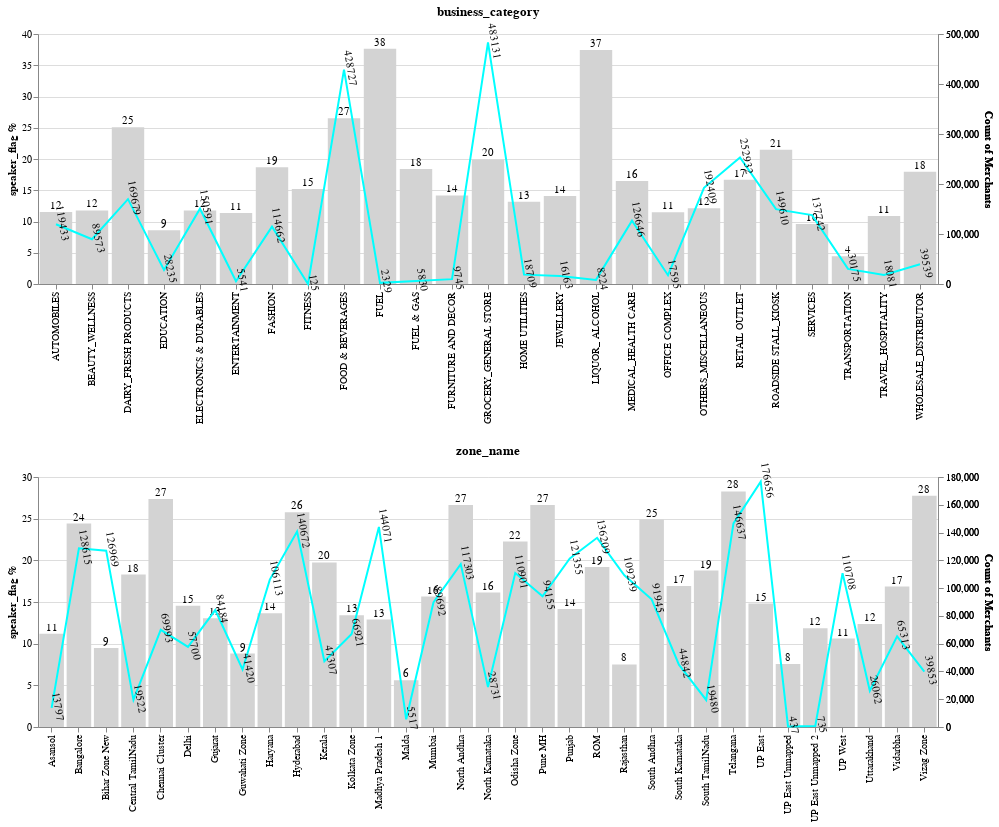

This figure's notebook cell:
### Code cell
cat1.properties(width = 900, height = 250) & cat2.properties(width = 900, height = 250)

### Figure 1 — Vega-Lite specification as saved in the notebook (floating-point values rounded to 4 significant figures)
{"usermeta": {"embedOptions": {"theme": "fivethirtyeight"}}, "config": {"view": {"continuousWidth": 400, "continuousHeight": 300}}, "vconcat": [{"layer": [{"mark": {"type": "bar", "color": "lightgrey"}, "encoding": {"x": {"axis": {"title": ""}, "field": "business_category", "type": "nominal"}, "y": {"axis": {"title": "speaker_flag %"}, "field": "speaker_flag", "type": "quantitative"}}}, {"mark": {"type": "text", "align": "center", "baseline": "middle", "dy": -6}, "encoding": {"text": {"field": "speaker_flag", "format": "1.0d", "type": "quantitative"}, "x": {"axis": {"title": ""}, "field": "business_category", "type": "nominal"}, "y": {"axis": {"labels": false, "ticks": false, "title": ""}, "field": "speaker_flag", "type": "quantitative"}}}, {"mark": {"type": "line", "color": "aqua"}, "encoding": {"x": {"axis": {"title": ""}, "field": "business_category", "type": "nominal"}, "y": {"field": "Count of Merchants", "type": "quantitative"}}}, {"mark": {"type": "text", "align": "center", "angle": 80, "baseline": "middle", "color": "black", "dy": -6}, "encoding": {"text": {"field": "Count of Merchants", "format": "1.0d", "type": "quantitative"}, "x": {"axis": {"title": ""}, "field": "business_category", "type": "nominal"}, "y": {"field": "Count of Merchants", "type": "quantitative"}}}], "data": {"name": "data-fc4a7559389c8959cfc40ef95bd3a275"}, "height": 250, "resolve": {"scale": {"y": "independent"}}, "title": "business_category", "width": 900}, {"layer": [{"mark": {"type": "bar", "color": "lightgrey"}, "encoding": {"x": {"axis": {"title": ""}, "field": "zone_name", "type": "nominal"}, "y": {"axis": {"title": "speaker_flag %"}, "field": "speaker_flag", "type": "quantitative"}}}, {"mark": {"type": "text", "align": "center", "baseline": "middle", "dy": -6}, "encoding": {"text": {"field": "speaker_flag", "format": "1.0d", "type": "quantitative"}, "x": {"axis": {"title": ""}, "field": "zone_name", "type": "nominal"}, "y": {"axis": {"labels": false, "ticks": false, "title": ""}, "field": "speaker_flag", "type": "quantitative"}}}, {"mark": {"type": "line", "color": "aqua"}, "encoding": {"x": {"axis": {"title": ""}, "field": "zone_name", "type": "nominal"}, "y": {"field": "Count of Merchants", "type": "quantitative"}}}, {"mark": {"type": "text", "align": "center", "angle": 80, "baseline": "middle", "color": "black", "dy": -6}, "encoding": {"text": {"field": "Count of Merchants", "format": "1.0d", "type": "quantitative"}, "x": {"axis": {"title": ""}, "field": "zone_name", "type": "nominal"}, "y": {"field": "Count of Merchants", "type": "quantitative"}}}], "data": {"name": "data-86cacc646e69d7d8ea830c613179236a"}, "height": 250, "resolve": {"scale": {"y": "independent"}}, "title": "zone_name", "width": 900}], "$schema": "https://vega.github.io/schema/vega-lite/v4.17.0.json", "datasets": {"data-fc4a7559389c8959cfc40ef95bd3a275": [{"business_category": "AUTOMOBILES", "speaker_flag": 11.5, "Count of Merchants": 119433}, {"business_category": "BEAUTY_WELLNESS", "speaker_flag": 11.78, "Count of Merchants": 89573}, {"business_category": "DAIRY_FRESH PRODUCTS", "speaker_flag": 25.06, "Count of Merchants": 169679}, {"business_category": "EDUCATION", "speaker_flag": 8.61, "Count of Merchants": 28235}, {"business_category": "ELECTRONICS & DURABLES", "speaker_flag": 11.77, "Count of Merchants": 150591}, {"business_category": "ENTERTAINMENT", "speaker_flag": 11.35, "Count of Merchants": 5541}, {"business_category": "FASHION", "speaker_flag": 18.69, "Count of Merchants": 114662}, {"business_category": "FITNESS", "speaker_flag": 15.2, "Count of Merchants": 125}, {"business_category": "FOOD & BEVERAGES", "speaker_flag": 26.51, "Count of Merchants": 428727}, {"business_category": "FUEL", "speaker_flag": 37.66, "Count of Merchants": 2329}, {"business_category": "FUEL & GAS", "speaker_flag": 18.4, "Count of Merchants": 5830}, {"business_category": "FURNITURE AND DECOR", "speaker_flag": 14.17, "Count of Merchants": 9745}, {"business_category": "GROCERY_GENERAL STORE", "speaker_flag": 19.94, "Count of Merchants": 483131}, {"business_category": "HOME UTILITIES", "speaker_flag": 13.16, "Count of Merchants": 18709}, {"business_category": "JEWELLERY", "speaker_flag": 14.09, "Count of Merchants": 16163}, {"business_category": "LIQUOR_ ALCOHOL", "speaker_flag": 37.43, "Count of Merchants": 8224}, {"business_category": "MEDICAL_HEALTH CARE", "speaker_flag": 16.49, "Count of Merchants": 126646}, {"business_category": "OFFICE COMPLEX", "speaker_flag": 11.46, "Count of Merchants": 17595}, {"business_category": "OTHERS_MISCELLANEOUS", "speaker_flag": 12.11, "Count of Merchants": 192409}, {"business_category": "RETAIL OUTLET", "speaker_flag": 16.69, "Count of Merchants": 252932}, {"business_category": "ROADSIDE STALL_KIOSK", "speaker_flag": 21.47, "Count of Merchants": 149610}, {"business_category": "SERVICES", "speaker_flag": 9.603, "Count of Merchants": 137742}, {"business_category": "TRANSPORTATION", "speaker_flag": 4.454, "Count of Merchants": 30175}, {"business_category": "TRAVEL_HOSPITALITY", "speaker_flag": 10.87, "Count of Merchants": 18081}, {"business_category": "WHOLESALE_DISTRIBUTOR", "speaker_flag": 17.97, "Count of Merchants": 39539}], "data-86cacc646e69d7d8ea830c613179236a": [{"zone_name": "Asansol", "speaker_flag": 11.18, "Count of Merchants": 13797}, {"zone_name": "Bangalore", "speaker_flag": 24.42, "Count of Merchants": 128615}, {"zone_name": "Bihar Zone New", "speaker_flag": 9.485, "Count of Merchants": 126969}, {"zone_name": "Central TamilNadu", "speaker_flag": 18.29, "Count of Merchants": 19522}, {"zone_name": "Chennai Cluster", "speaker_flag": 27.36, "Count of Merchants": 69993}, {"zone_name": "Delhi", "speaker_flag": 14.54, "Count of Merchants": 57700}, {"zone_name": "Gujarat", "speaker_flag": 13.05, "Count of Merchants": 84184}, {"zone_name": "Guwahati Zone", "speaker_flag": 8.807, "Count of Merchants": 41420}, {"zone_name": "Haryana", "speaker_flag": 13.65, "Count of Merchants": 106113}, {"zone_name": "Hyderabad", "speaker_flag": 25.76, "Count of Merchants": 140672}, {"zone_name": "Kerala", "speaker_flag": 19.75, "Count of Merchants": 47307}, {"zone_name": "Kolkata Zone", "speaker_flag": 13.4, "Count of Merchants": 66921}, {"zone_name": "Madhya Pradesh 1", "speaker_flag": 12.89, "Count of Merchants": 144071}, {"zone_name": "Malda", "speaker_flag": 5.619, "Count of Merchants": 5517}, {"zone_name": "Mumbai", "speaker_flag": 15.65, "Count of Merchants": 89692}, {"zone_name": "North Andhra", "speaker_flag": 26.64, "Count of Merchants": 117303}, {"zone_name": "North Karnataka", "speaker_flag": 16.13, "Count of Merchants": 28731}, {"zone_name": "Odisha Zone", "speaker_flag": 22.25, "Count of Merchants": 110901}, {"zone_name": "Pune MH", "speaker_flag": 26.65, "Count of Merchants": 94155}, {"zone_name": "Punjab", "speaker_flag": 14.17, "Count of Merchants": 121355}, {"zone_name": "ROM", "speaker_flag": 19.19, "Count of Merchants": 136209}, {"zone_name": "Rajasthan", "speaker_flag": 7.509, "Count of Merchants": 109239}, {"zone_name": "South Andhra", "speaker_flag": 24.9, "Count of Merchants": 91945}, {"zone_name": "South Karnataka", "speaker_flag": 16.91, "Count of Merchants": 44842}, {"zone_name": "South TamilNadu", "speaker_flag": 18.77, "Count of Merchants": 19480}, {"zone_name": "Telangana", "speaker_flag": 28.27, "Count of Merchants": 146637}, {"zone_name": "UP East", "speaker_flag": 14.82, "Count of Merchants": 176656}, {"zone_name": "UP East Unmapped", "speaker_flag": 7.551, "Count of Merchants": 437}, {"zone_name": "UP East Unmapped 2", "speaker_flag": 11.84, "Count of Merchants": 735}, {"zone_name": "UP West", "speaker_flag": 10.61, "Count of Merchants": 110708}, {"zone_name": "Uttarakhand", "speaker_flag": 12.36, "Count of Merchants": 26062}, {"zone_name": "Vidarbha", "speaker_flag": 16.86, "Count of Merchants": 65313}, {"zone_name": "Vizag Zone", "speaker_flag": 27.74, "Count of Merchants": 39853}]}}
